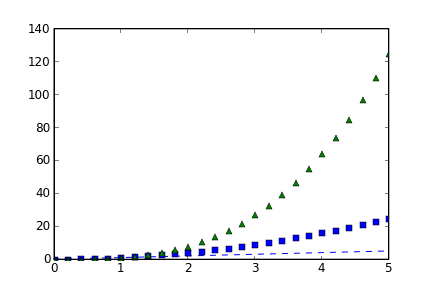

This figure's Python source:
from matplotlib.matlab import *
t = arange(0.0, 5.2, 0.2)
plot(t, t, 'b--', t, t**2, 'bs', t, t**3, 'g^')
savefig('thirdfig.png', size=(300,250))
show()
